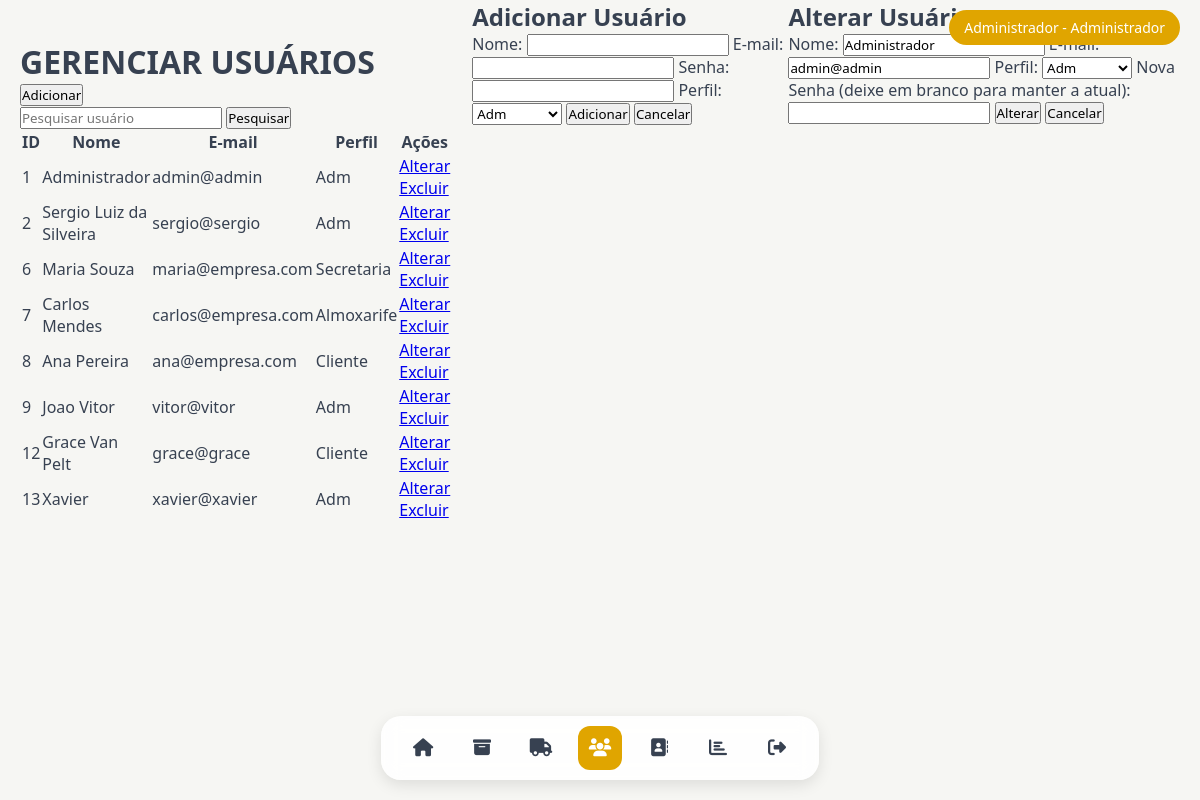
Before: /TELAS/TELA_GERENCIAR_USUARIOS.php?editar=1 (signed in) with the older database file.
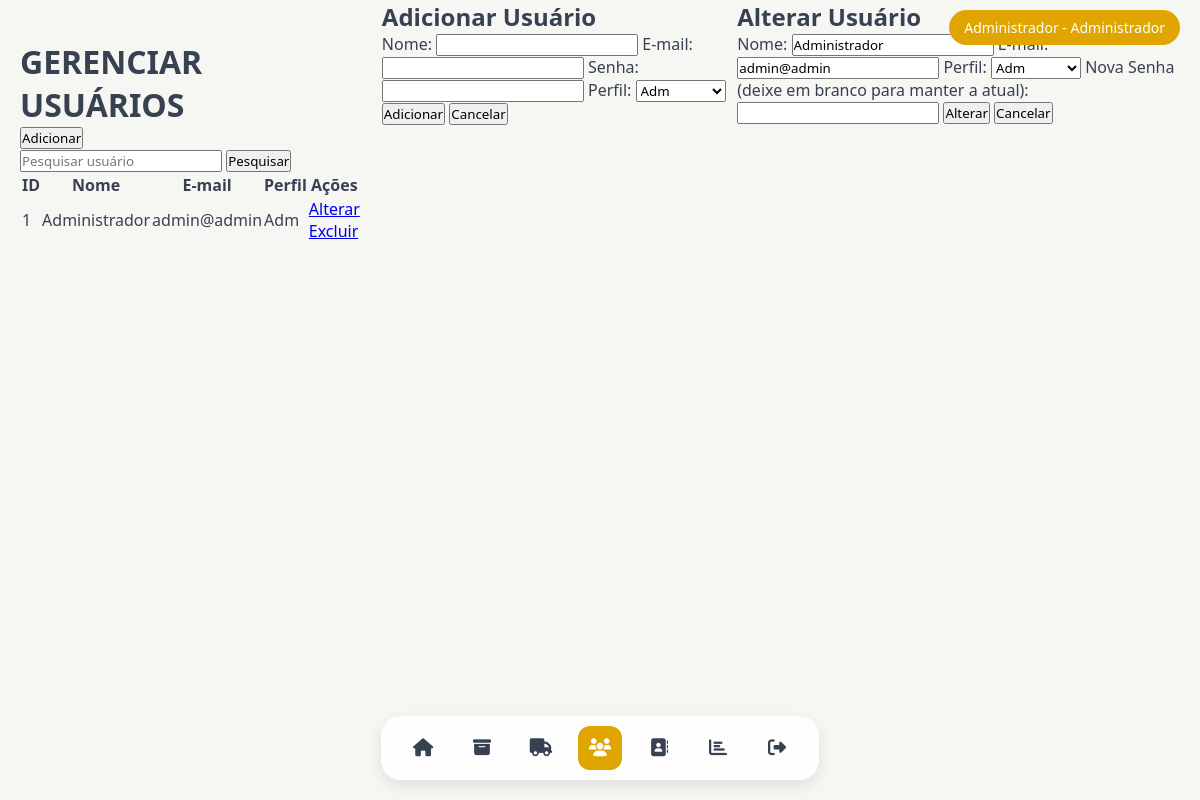
After: the same page with the newer database file.
### tables this page shows
CREATE TABLE usuario (
    id_usuario INT(11) NOT NULL AUTO_INCREMENT,
    nome VARCHAR(100) NOT NULL,
    senha VARCHAR(255) NOT NULL,
    email VARCHAR(100) NOT NULL,
    id_perfil INT(11) DEFAULT NULL,
    senha_temporaria TINYINT(1) DEFAULT 0,
    PRIMARY KEY (id_usuario),
    UNIQUE KEY (email),
    FOREIGN KEY (id_perfil) REFERENCES perfil(id_perfil) ON DELETE SET NULL
);

CREATE TABLE perfil (
    id_perfil INT(11) NOT NULL AUTO_INCREMENT,
    nome_perfil VARCHAR(50) NOT NULL,
    PRIMARY KEY (id_perfil),
    UNIQUE KEY (nome_perfil)
);

### TELAS/TELA_GERENCIAR_USUARIOS.php (the view, shortened to what the changed rows need)
<?php
include('../conexao.php');
function buscarUsuarios($pdo, $nome = null) {
    $sql = "SELECT u.id_usuario, u.nome, u.email, u.id_perfil, p.nome_perfil
            FROM usuario u
            LEFT JOIN perfil p ON u.id_perfil = p.id_perfil";
    $stmt = $pdo->prepare($sql);
    $stmt->execute();
    return $stmt->fetchAll(PDO::FETCH_ASSOC);
}
$usuarios = isset($_POST['busca']) ? buscarUsuarios($pdo, $_POST['busca']) : buscarUsuarios($pdo);
$sql_perfis = "SELECT * FROM perfil ORDER BY nome_perfil";
$stmt_perfis = $pdo->query($sql_perfis);
$perfis = $stmt_perfis->fetchAll(PDO::FETCH_ASSOC);
$usuario_edicao = null;
if (isset($_GET['editar'])) {
    $id_usuario = $_GET['editar'];
    $sql = "SELECT * FROM usuario WHERE id_usuario = :id_usuario";
    $stmt = $pdo->prepare($sql);
    $stmt->bindParam(':id_usuario', $id_usuario, PDO::PARAM_INT);
    $stmt->execute();
    $usuario_edicao = $stmt->fetch(PDO::FETCH_ASSOC);
}
?>
<!DOCTYPE html>
<html lang="pt-br">
<head>
    <link rel="stylesheet" href="../ESTILOS/ESTILO_GERAL.css">
    <link rel="stylesheet" href="../ESTILOS/ESTILO_GERENCIAR_USUARIOS.css">
</head>
<body>
    <?php include("MENU.php"); ?>
    <main>
        <h1>GERENCIAR USUÁRIOS</h1>
        <div class="tabela_usu">
            <?php if (!empty($usuarios)): ?>
                <table class="table">
                    <thead>
                        <tr>
                            <th>ID</th>
                            <th>Nome</th>
                            <th>E-mail</th>
                            <th>Perfil</th>
                            <th>Ações</th>
                        </tr>
                    </thead>
                    <tbody>
                        <?php foreach ($usuarios as $usuario): ?>
                            <tr>
                                <td><?= htmlspecialchars($usuario['id_usuario']) ?></td>
                                <td><?= htmlspecialchars($usuario['nome']) ?></td>
                                <td><?= htmlspecialchars($usuario['email']) ?></td>
                                <td><?= htmlspecialchars($usuario['nome_perfil']) ?></td>
                                <td>
                                    <a href="TELA_GERENCIAR_USUARIOS.php?editar=<?= htmlspecialchars($usuario['id_usuario']) ?>">Alterar</a>
                                    <a href="TELA_GERENCIAR_USUARIOS.php?excluir=<?= htmlspecialchars($usuario['id_usuario']) ?>"
                                       class="excluir"
                                       onclick="return confirm('Tem certeza que deseja excluir este usuário?')">Excluir</a>
                                </td>
                            </tr>
                        <?php endforeach; ?>
                    </tbody>
                </table>
            <?php else: ?>
                <p>Nenhum usuário encontrado</p>
            <?php endif; ?>
        </div>
    </main>
    <div id="modalAdicionar" class="modal">
        <div class="modal-content">
            <h2>Adicionar Usuário</h2>
        </div>
    </div>
    <?php if ($usuario_edicao): ?>
    <div id="modalAlterar" class="modal" style="display: flex;">
        <div class="modal-content">
            <h2>Alterar Usuário</h2>
            <form method="POST" action="TELA_GERENCIAR_USUARIOS.php">
                <label for="nome_editar">Nome:</label>
                <input type="text" name="nome" id="nome_editar" value="<?= htmlspecialchars($usuario_edicao['nome']) ?>" required onkeypress ="mascara(this, nomeM)">
                <label for="email_editar">E-mail:</label>
                <input type="email" name="email" id="email_editar" value="<?= htmlspecialchars($usuario_edicao['email']) ?>" required>
                <label for="perfil_editar">Perfil:</label>
                <select name="perfil" id="perfil_editar" required>
                    <?php foreach ($perfis as $perfil): ?>
                        <option value="<?= $perfil['id_perfil'] ?>"
                            <?= $perfil['id_perfil'] == $usuario_edicao['id_perfil'] ? 'selected' : '' ?>>
                            <?= htmlspecialchars($perfil['nome_perfil']) ?>
                        </option>
                    <?php endforeach; ?>
                </select>
                <label for="nova_senha">Nova Senha (deixe em branco para manter a atual):</label>
                <input type="password" name="nova_senha" id="nova_senha">
                <button type="submit" name="alterar_usuario" class="btn_acao">Alterar</button>
                <button type="button" class="btn_acao btn_cancelar" onclick="fecharModal('modalAlterar')">Cancelar</button>
            </form>
        </div>
    </div>
    <?php endif; ?>
</body>
</html>

Changed rows visible on the page:
removed usuario: id_usuario "2", nome "Sergio Luiz da Silveira", email "sergio@sergio", id_perfil.nome_perfil "Adm"
removed usuario: id_usuario "6", nome "Maria Souza", email "maria@empresa.com", id_perfil.nome_perfil "Secretaria"
removed usuario: id_usuario "7", nome "Carlos Mendes", email "carlos@empresa.com", id_perfil.nome_perfil "Almoxarife"
removed usuario: id_usuario "8", nome "Ana Pereira", email "ana@empresa.com", id_perfil.nome_perfil "Cliente"
removed usuario: id_usuario "9", nome "Joao Vitor", email "vitor@vitor", id_perfil.nome_perfil "Adm"
removed usuario: id_usuario "12", nome "Grace Van Pelt", email "grace@grace", id_perfil.nome_perfil "Cliente"
removed usuario: id_usuario "13", nome "Xavier", email "xavier@xavier", id_perfil.nome_perfil "Adm"
